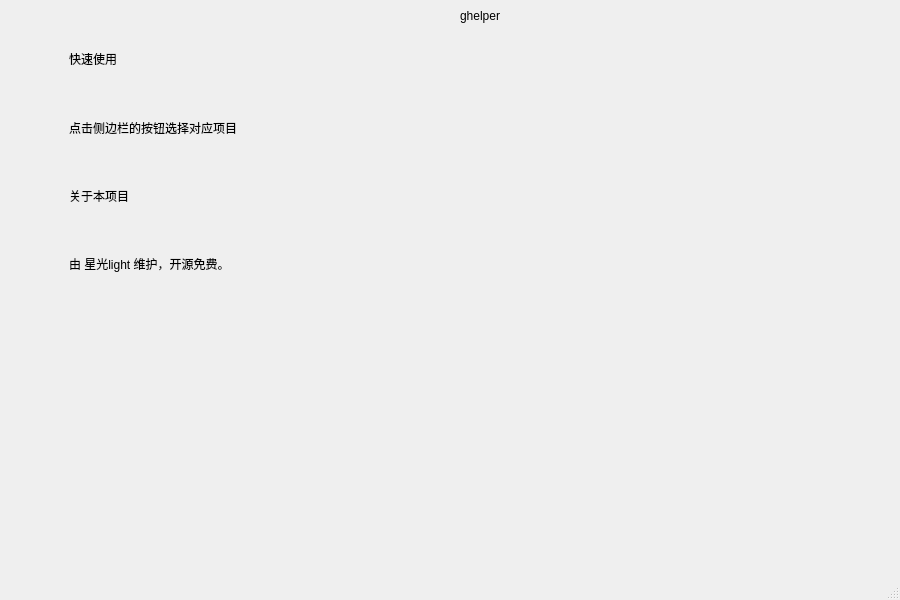
<?xml version="1.0" encoding="UTF-8"?>
<ui version="4.0">
 <class>Ui_home</class>
 <widget class="QMainWindow" name="Ui_home">
  <property name="geometry">
   <rect>
    <x>0</x>
    <y>0</y>
    <width>900</width>
    <height>600</height>
   </rect>
  </property>
  <property name="windowTitle">
   <string>MainWindow</string>
  </property>
  <widget class="QWidget" name="centralwidget">
   <layout class="QGridLayout" name="gridLayout">
    <item row="8" column="2">
     <spacer name="verticalSpacer">
      <property name="orientation">
       <enum>Qt::Vertical</enum>
      </property>
      <property name="sizeType">
       <enum>QSizePolicy::Preferred</enum>
      </property>
      <property name="sizeHint" stdset="0">
       <size>
        <width>20</width>
        <height>40</height>
       </size>
      </property>
     </spacer>
    </item>
    <item row="1" column="2">
     <spacer name="horizontalSpacer">
      <property name="orientation">
       <enum>Qt::Horizontal</enum>
      </property>
      <property name="sizeHint" stdset="0">
       <size>
        <width>40</width>
        <height>20</height>
       </size>
      </property>
     </spacer>
    </item>
    <item row="6" column="2">
     <spacer name="verticalSpacer_3">
      <property name="orientation">
       <enum>Qt::Vertical</enum>
      </property>
      <property name="sizeHint" stdset="0">
       <size>
        <width>20</width>
        <height>40</height>
       </size>
      </property>
     </spacer>
    </item>
    <item row="2" column="0">
     <spacer name="horizontalSpacer_2">
      <property name="orientation">
       <enum>Qt::Horizontal</enum>
      </property>
      <property name="sizeType">
       <enum>QSizePolicy::Fixed</enum>
      </property>
      <property name="sizeHint" stdset="0">
       <size>
        <width>40</width>
        <height>20</height>
       </size>
      </property>
     </spacer>
    </item>
    <item row="5" column="2">
     <widget class="SubtitleLabel" name="SubtitleLabel_2">
      <property name="text">
       <string>由 星光light 维护，开源免费。</string>
      </property>
     </widget>
    </item>
    <item row="0" column="2">
     <widget class="LargeTitleLabel" name="LargeTitleLabel">
      <property name="text">
       <string>ghelper</string>
      </property>
      <property name="alignment">
       <set>Qt::AlignCenter</set>
      </property>
     </widget>
    </item>
    <item row="2" column="2">
     <widget class="TitleLabel" name="TitleLabel">
      <property name="text">
       <string>快速使用</string>
      </property>
     </widget>
    </item>
    <item row="4" column="2">
     <widget class="TitleLabel" name="TitleLabel_2">
      <property name="text">
       <string>关于本项目</string>
      </property>
     </widget>
    </item>
    <item row="3" column="2">
     <widget class="SubtitleLabel" name="SubtitleLabel">
      <property name="text">
       <string>点击侧边栏的按钮选择对应项目</string>
      </property>
     </widget>
    </item>
    <item row="7" column="2">
     <spacer name="verticalSpacer_2">
      <property name="orientation">
       <enum>Qt::Vertical</enum>
      </property>
      <property name="sizeHint" stdset="0">
       <size>
        <width>20</width>
        <height>40</height>
       </size>
      </property>
     </spacer>
    </item>
    <item row="3" column="1">
     <spacer name="verticalSpacer_4">
      <property name="orientation">
       <enum>Qt::Vertical</enum>
      </property>
      <property name="sizeHint" stdset="0">
       <size>
        <width>20</width>
        <height>40</height>
       </size>
      </property>
     </spacer>
    </item>
    <item row="5" column="1">
     <spacer name="verticalSpacer_5">
      <property name="orientation">
       <enum>Qt::Vertical</enum>
      </property>
      <property name="sizeHint" stdset="0">
       <size>
        <width>20</width>
        <height>40</height>
       </size>
      </property>
     </spacer>
    </item>
   </layout>
  </widget>
  <widget class="QMenuBar" name="menubar">
   <property name="geometry">
    <rect>
     <x>0</x>
     <y>0</y>
     <width>900</width>
     <height>19</height>
    </rect>
   </property>
  </widget>
  <widget class="QStatusBar" name="statusbar"/>
 </widget>
 <customwidgets>
  <customwidget>
   <class>SubtitleLabel</class>
   <extends>QLabel</extends>
   <header>qfluentwidgets</header>
  </customwidget>
  <customwidget>
   <class>TitleLabel</class>
   <extends>QLabel</extends>
   <header>qfluentwidgets</header>
  </customwidget>
  <customwidget>
   <class>LargeTitleLabel</class>
   <extends>QLabel</extends>
   <header>qfluentwidgets</header>
  </customwidget>
 </customwidgets>
 <resources/>
 <connections/>
</ui>
